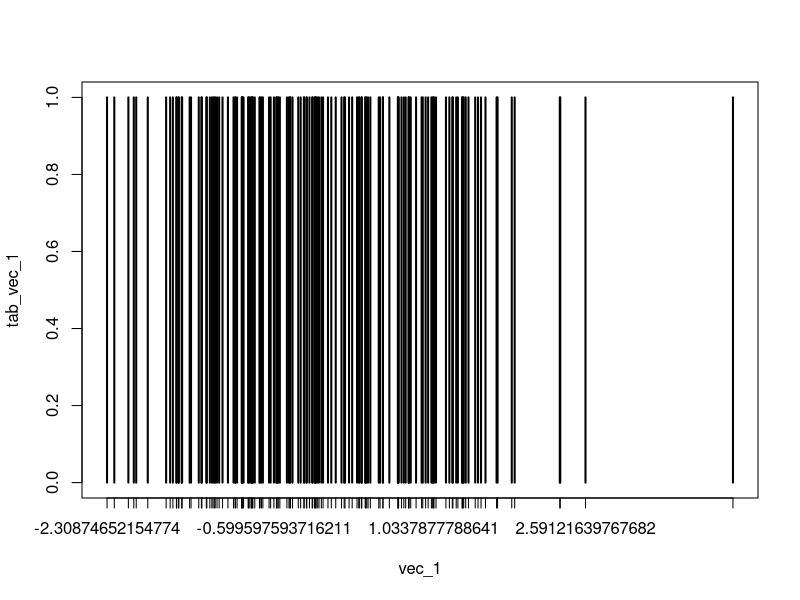
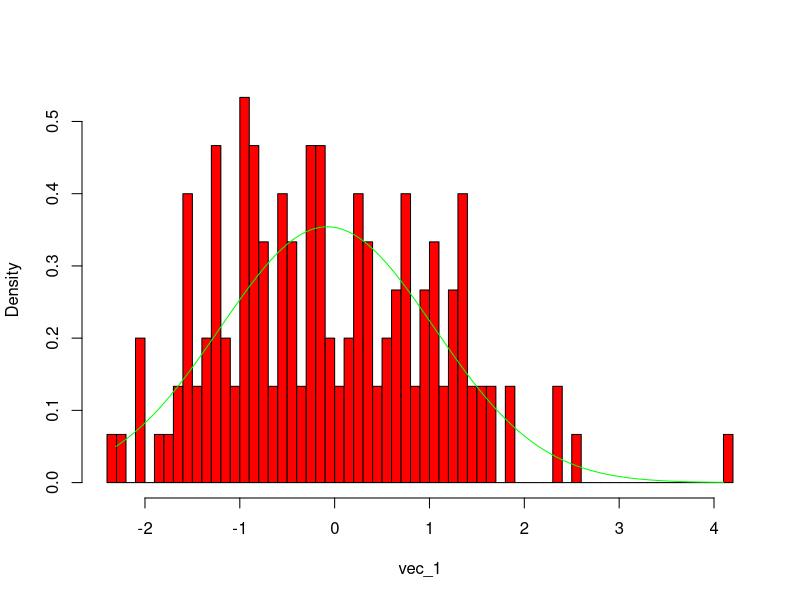
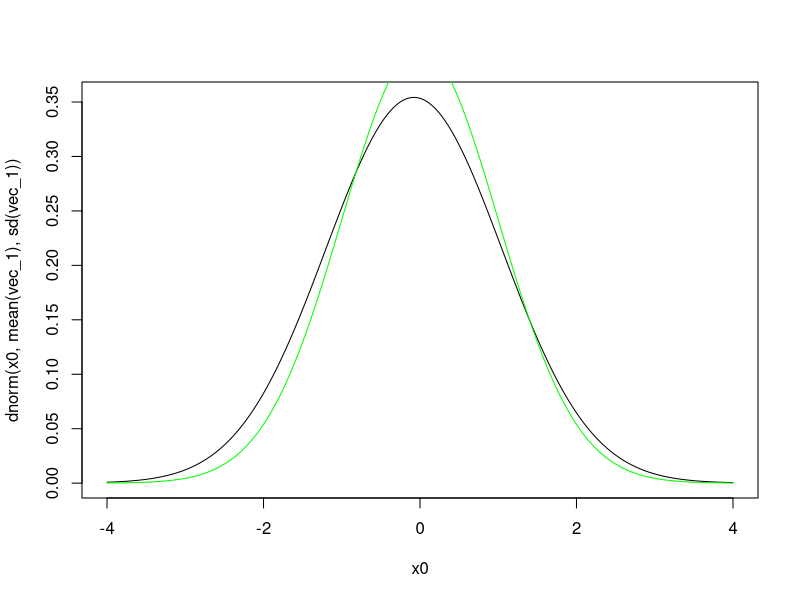
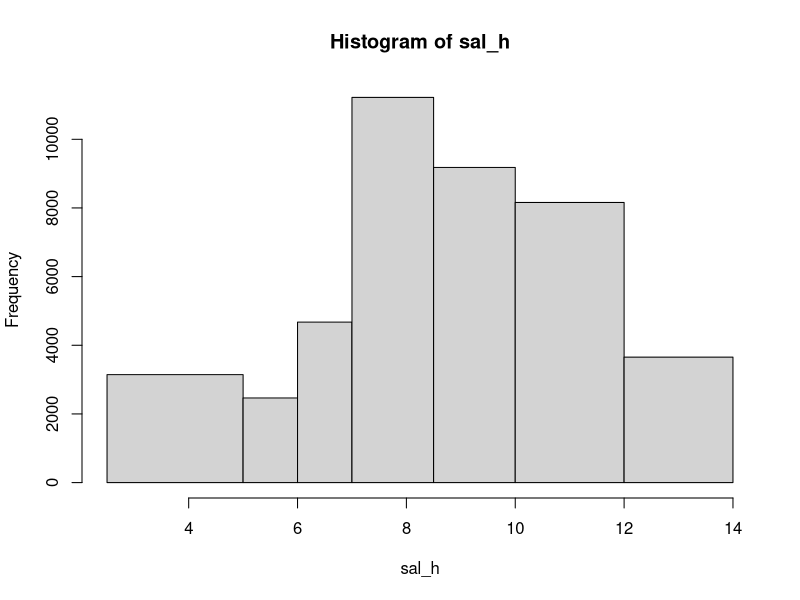
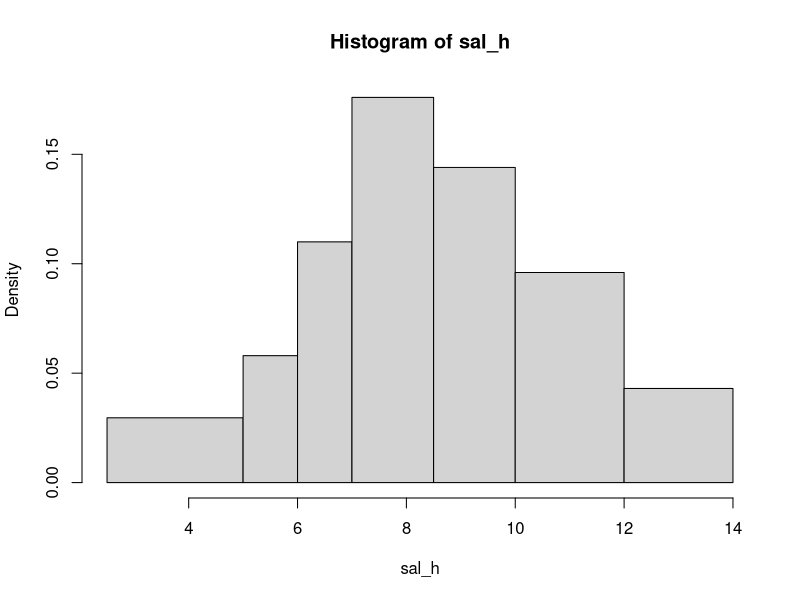
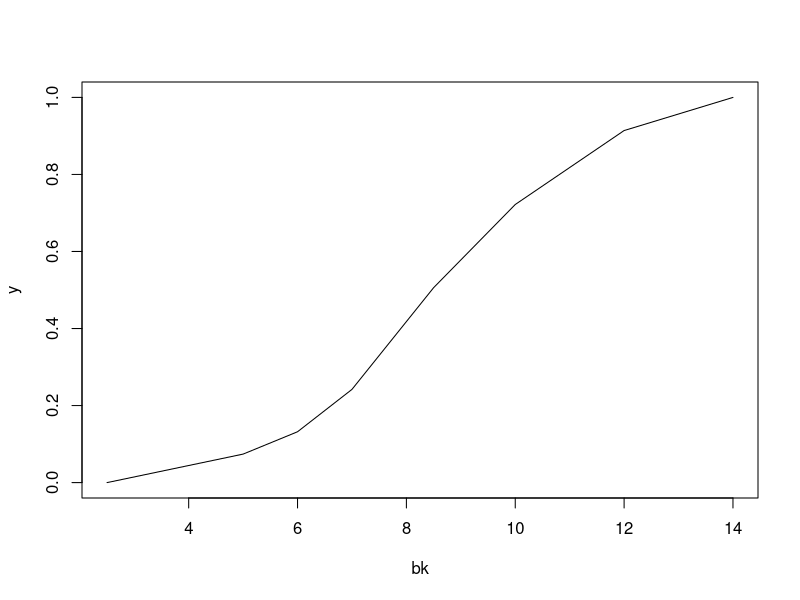

Generate these figures, in order, with R: (Note: this script raises an error after producing the figures.)
###############################
#                             #
#           EX 1              #
#                             #
###############################

# 1)
vec_1<-rnorm(150,0,1)
vec_1

# 2)
tab_vec_1<-table(vec_1)
plot(tab_vec_1)

# 3)
mean(vec_1)
sd(vec_1)
summary(vec_1)

hist(vec_1, main="",breaks = 50, probability = T, col = "red")
x0<-seq(min(vec_1),max(vec_1),length.out = 100)
lines(x0,dnorm(x0,mean(vec_1),sd(vec_1)),col="green")

# correction
x0<-seq(-4,4,by=0.01)
plot(x0,dnorm(x0,mean(vec_1),sd(vec_1)),type='l')
lines(x0,dnorm(x0,0,1),col="green")


###############################
#                             #
#           EX 2              #
#                             #
###############################

#1) homme et femme 42500 ouvriers 

# population = ouvrier groupe industriel
# card(pop) = 42500
# character observer = salaire annuel en k€
# x = var quantitative considerer comme continue

# 2)
# reproduire echantillon donne brut (x1,x2,...,x42500)
# on va considerer que dans chaque classe la repartition des donnes est uniforme

sal_h<-c( runif(3145,2.5,5), runif(2465,5,6), runif(4675,6,7), runif(11220,7,8.5), runif(9180,8.5,10), runif(8160,10,12), runif(3655,12,14) )
sal_h
bk<-c(2.5,5,6,7,8.5,10,12,14)
rm(c)
tab_sal_h=table(cut(sal_h,breaks = bk))
tab_sal_h

par(mrfrow=c(1,2))
hist(sal_h,freq = T, breaks = bk)
hist(sal_h,probability = T, breaks = bk)

y=c(0,cumsum(tab_sal_h)/42500)
plot(bk,y,type='l') # ligne briser des frequence cumuler
quantile(sal_h,c(0.25,0.5,0.75)) # pr avoir les quartille du sal


###############################
#                             #
#           EX 3              #
#                             #
###############################

robinet
#1)
summary(robinet)

#2)
boxplot(robinet)

t_fc_cum<-cumsum(table(robinet$consommation)/length(robinet$consommation))
plot(t_fc_cum)

# autre possibiliter : 
# trier le robinet par ordre croissant, et chaque observation/lenght(tab)
plot(sort(robinet$consommation),(1:length(robinet$consommation))/length(robinet$consommation),type='l')


#3)
par(mfrow=c(1,2))

hist(robinet$consommation)

hist(robinet$consommation, proba = T)

hist(robinet$consommation, breaks = 5)
hist(robinet$consommation, nsclass = 5)

bk2<-c(0,50,100,200,350,550,800,1100,1450,3000)
hist(robinet$consommation, freq = T , breaks = bk2)


#4)
x0<-seq(min(robinet$consommation),max(robinet$consommation))
lines(x0,exp(1/mean(robinet$consommation)))



